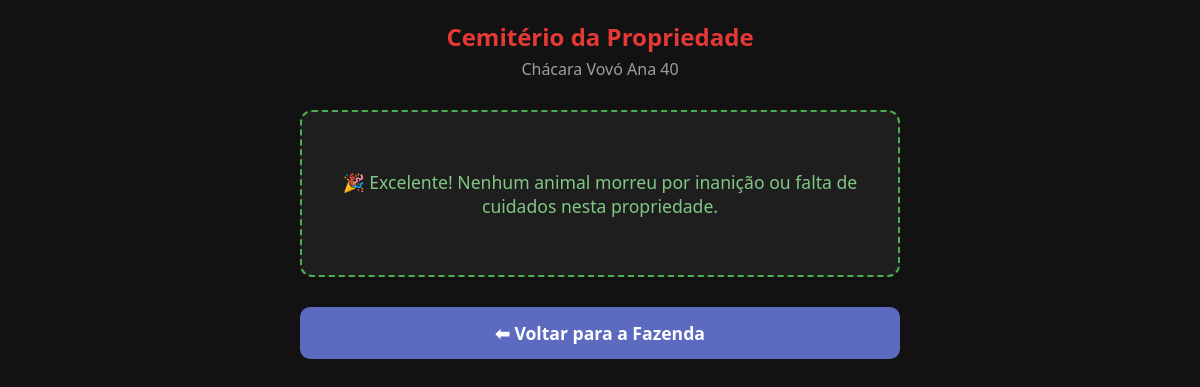
/cemiterio/40 (signed in), run on an earlier commit of the app's database.
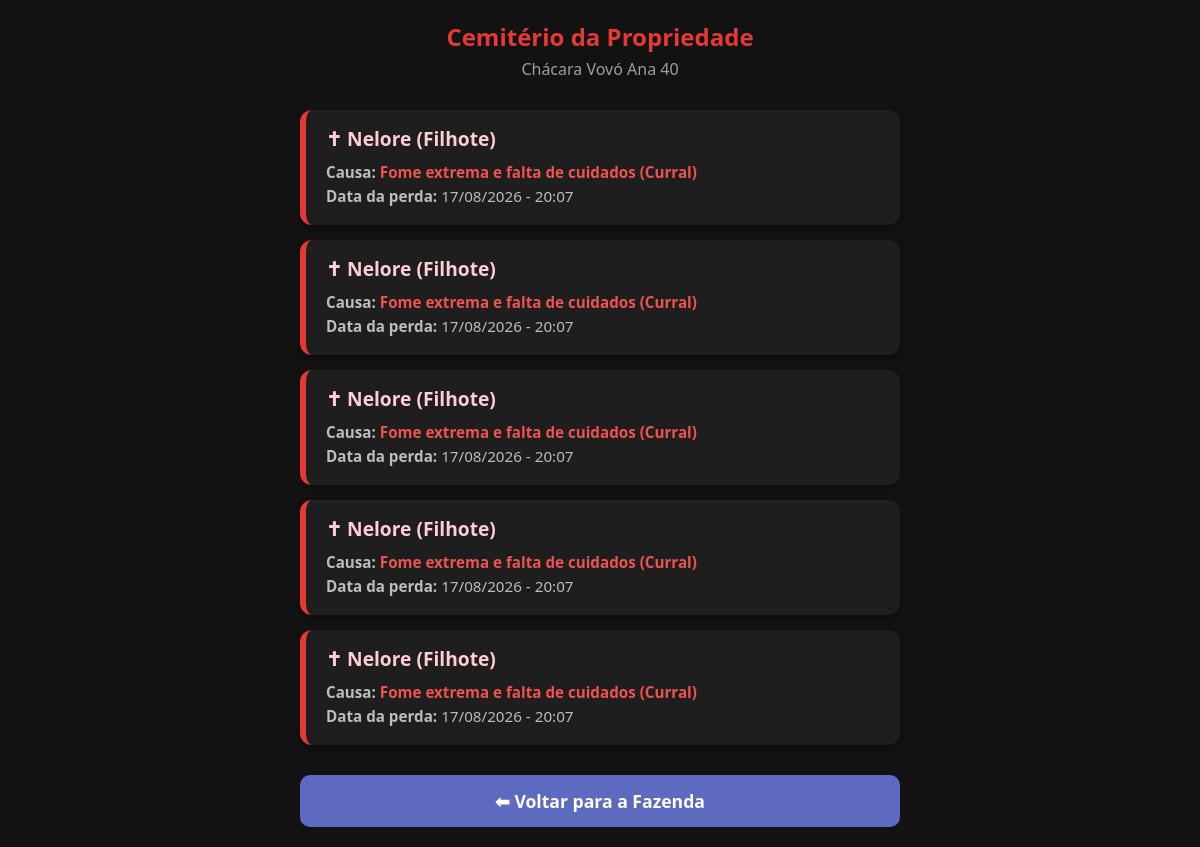
And on a later commit of the database.
### database.py (models this page shows)
class Propriedade(db.Model):
    __tablename__ = 'propriedades'
    id = db.Column(db.Integer, primary_key=True)
    nome = db.Column(db.String(100), nullable=False)
    preco = db.Column(db.Float, nullable=False)
    tipo = db.Column(db.String(50), default="Sítio")
    dono_id = db.Column(db.Integer, db.ForeignKey('jogadores.id'), nullable=True)
    cap_silo = db.Column(db.Integer, default=500)
    cap_armazem = db.Column(db.Integer, default=200)
    cap_curral = db.Column(db.Integer, default=10)
    tem_represa_geral = db.Column(db.Boolean, default=False)
    tem_chiqueiro = db.Column(db.Boolean, default=False)
    tem_galinheiro = db.Column(db.Boolean, default=False)
    est_milho = db.Column(db.Integer, default=0)
    est_soja = db.Column(db.Integer, default=0)
    est_cafe = db.Column(db.Integer, default=0)
    est_arroz = db.Column(db.Integer, default=0)
    est_feijao = db.Column(db.Integer, default=0)
    est_algodao = db.Column(db.Integer, default=0)
    est_cana = db.Column(db.Integer, default=0)
    est_mandioca = db.Column(db.Integer, default=0)
    est_pimenta = db.Column(db.Integer, default=0)
    est_cacau = db.Column(db.Integer, default=0)
    est_acai = db.Column(db.Integer, default=0)
    est_cupuacu = db.Column(db.Integer, default=0)
    est_banana = db.Column(db.Integer, default=0)
    est_abacaxi = db.Column(db.Integer, default=0)
    est_melancia = db.Column(db.Integer, default=0)
    est_sal = db.Column(db.Integer, default=0)
    est_racao = db.Column(db.Integer, default=0)
    est_adubo = db.Column(db.Integer, default=0)
    est_veneno = db.Column(db.Integer, default=0)
    est_combustivel = db.Column(db.Integer, default=0)
    est_vacina_aftosa = db.Column(db.Integer, default=0)
    est_vacina_brucelose = db.Column(db.Integer, default=0)
    est_medicamento_geral = db.Column(db.Integer, default=0)
    est_suplemento_engorda = db.Column(db.Integer, default=0)
    lotes = db.relationship('Lote', backref='fazenda', lazy=True)

class HistoricoMorte(db.Model):
    __tablename__ = 'historico_mortes'
    id = db.Column(db.Integer, primary_key=True)
    propriedade_id = db.Column(db.Integer, db.ForeignKey('propriedades.id'), nullable=True)
    raca = db.Column(db.String(50), nullable=False)
    fase = db.Column(db.String(20), nullable=False)
    causa = db.Column(db.String(100), default="Maus tratos / Fome")
    data_morte = db.Column(db.DateTime, default=datetime.utcnow)
    propriedade = db.relationship('Propriedade', backref='mortes_registradas', lazy=True)

### app.py (the view)
@app.route('/cemiterio/<int:prop_id>')
def cemiterio(prop_id):
    if 'usuario' not in session:
        return redirect(url_for('login'))
    jogador = Jogador.query.filter_by(username=session['usuario']).first()
    if not jogador:
        session.pop('usuario', None)
        return redirect(url_for('login'))
    propriedade = Propriedade.query.get(prop_id)
    if not propriedade or propriedade.dono_id != jogador.id:
        return redirect(url_for('mapa'))
    mortes = HistoricoMorte.query.filter_by(propriedade_id=prop_id).order_by(HistoricoMorte.data_morte.desc()).all()
    return render_template('cemiterio.html',
                           jogador=jogador,
                           user=jogador,
                           fazenda=propriedade,
                           mortes=mortes)

### templates/cemiterio.html (shortened to what this page needs)
<!DOCTYPE html>
<html lang="pt-BR">
<head>
</head>
<body>
    <div class="container">
        <div class="cabecalho">
            <h2>Cemitério da Propriedade</h2>
            <p>{{ fazenda.nome }}</p>
        </div>
        {% if mortes %}
            {% for morto in mortes %}
            <div class="card-morte">
                <h3>✝ {{ morto.raca|capitalize }} ({{ morto.fase }})</h3>
                <p class="info"><strong>Causa:</strong> <span class="destaque">{{ morto.causa }}</span></p>
                <p class="info"><strong>Data da perda:</strong> {{ morto.data_morte.strftime('%d/%m/%Y - %H:%M') }}</p>
            </div>
            {% endfor %}
        {% else %}
            <div class="sucesso">
                <p>🎉 Excelente! Nenhum animal morreu por inanição ou falta de cuidados nesta propriedade.</p>
            </div>
        {% endif %}
        <a href="{{ url_for('fazenda', prop_id=fazenda.id) }}" class="btn-voltar">
            ⬅ Voltar para a Fazenda
        </a>
    </div>
</body>
</html>

### templates/cemiterio.html (style rules this page uses)
body { background-color: #121212; color: #ffffff; font-family: 'Segoe UI', Tahoma, Geneva, Verdana, sans-serif; margin: 0; padding: 20px; }
.container { max-width: 600px; margin: 0 auto; }
.cabecalho { text-align: center; margin-bottom: 30px; }
.cabecalho h2 { margin: 0; color: #e53935; }
.cabecalho p { color: #9e9e9e; margin-top: 5px; }
.card-morte { background-color: #1e1e1e; border-radius: 12px; padding: 15px 20px; margin-bottom: 15px; border-left: 6px solid #e53935; box-shadow: 0 4px 6px rgba(0,0,0,0.3); }
.card-morte h3 { font-size: 1.2em; margin: 0 0 10px 0; color: #ffcdd2; }
.info { margin: 4px 0; color: #bdbdbd; font-size: 0.95em; }
.destaque { color: #ef5350; font-weight: bold; }
.btn-voltar { display: block; width: 100%; text-align: center; background-color: #5c6bc0; color: white; padding: 14px; text-decoration: none; border-radius: 10px; margin-top: 30px; font-weight: bold; font-size: 1.1em; box-sizing: border-box; }

What changed in the data, as far as the page shows it:
added HistoricoMorte: raca "Nelore", fase "Filhote", causa "Fome extrema e falta de cuidados (Curral)", data_morte "17/08/2026 - 20:07"
added HistoricoMorte: raca "Nelore", fase "Filhote", causa "Fome extrema e falta de cuidados (Curral)", data_morte "17/08/2026 - 20:07"
added HistoricoMorte: raca "Nelore", fase "Filhote", causa "Fome extrema e falta de cuidados (Curral)", data_morte "17/08/2026 - 20:07"
added HistoricoMorte: raca "Nelore", fase "Filhote", causa "Fome extrema e falta de cuidados (Curral)", data_morte "17/08/2026 - 20:07"
added HistoricoMorte: raca "Nelore", fase "Filhote", causa "Fome extrema e falta de cuidados (Curral)", data_morte "17/08/2026 - 20:07"
Also different on the page:
text no longer shown: "🎉 Excelente! Nenhum animal morreu por inanição ou falta de cuidados nesta propriedade."
